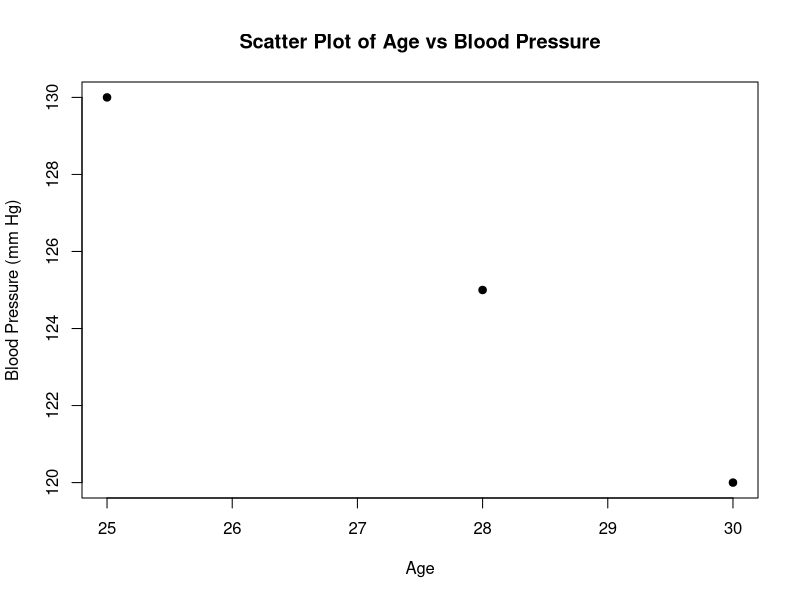
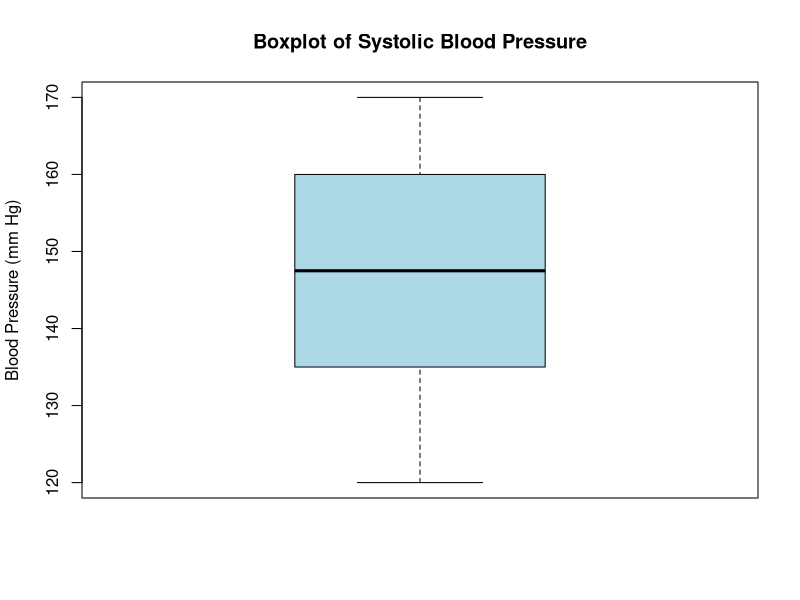
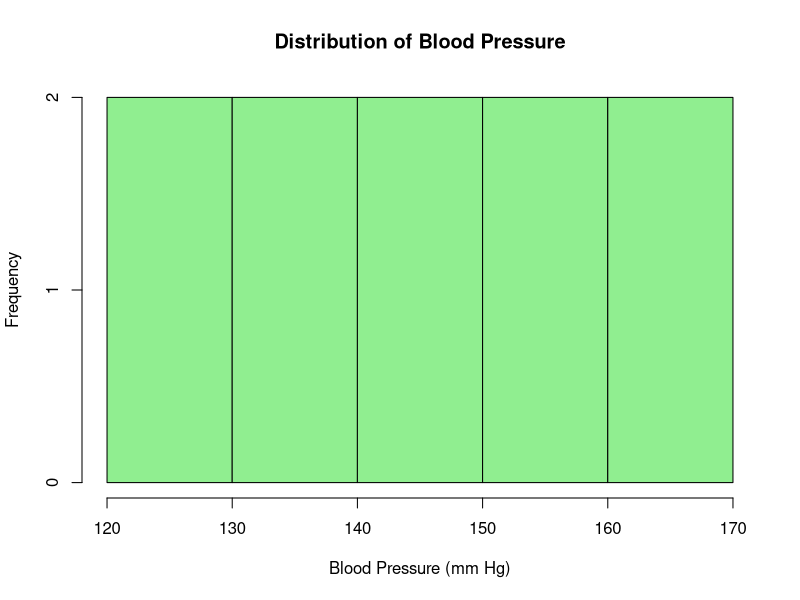
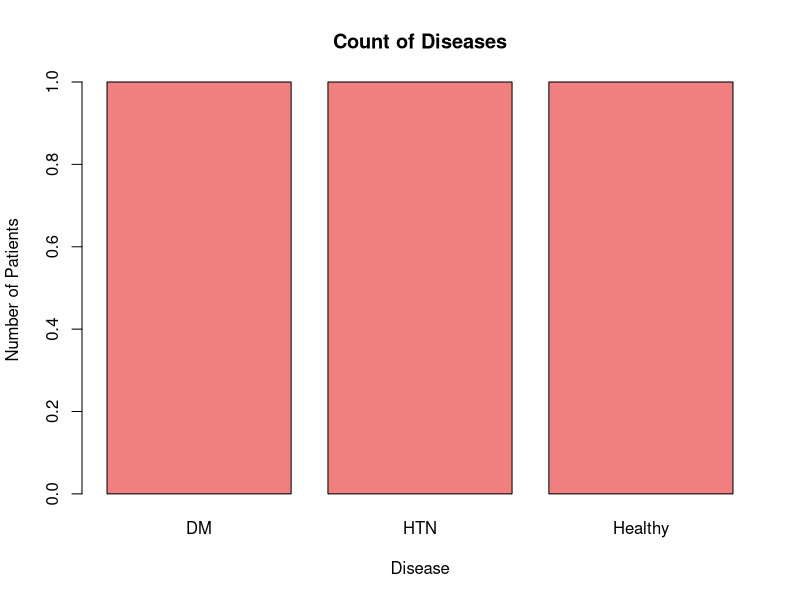
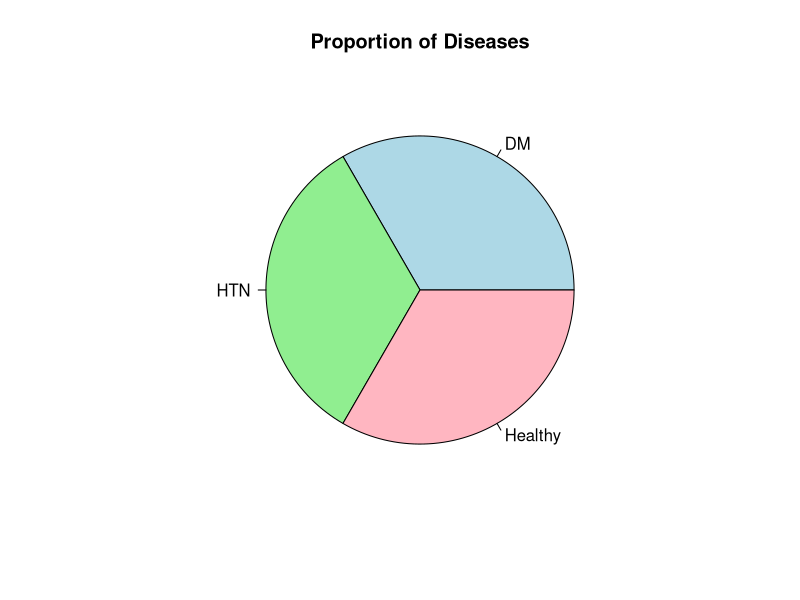

Write the R code that produced these figures, in order.
## ---- chunk 1
3 + 5
12 / 7
## ---- chunk 2
result <- 3 + 5
result
## ---- chunk 3
print(result)
## ---- chunk 4
result <- result * 3.1415
print(result)
## ---- chunk 5
blood_pressure <- c(120, 135, 142, 130, 125)
blood_pressure
## ---- chunk 6
first_reading <- blood_pressure[1]
first_three <- blood_pressure[1:3]

print(first_reading)  # Output: [1] 120
print(first_three)    # Output: [1] 120 135 142
## ---- chunk 7
high_bp <- blood_pressure[blood_pressure > 130]
print(high_bp)  # Output: [1] 135 142 130
## ---- chunk 8
subset_bp <- blood_pressure[blood_pressure > 130 & blood_pressure < 150]
print(subset_bp)  # Output: [1] 135 142
## ---- chunk 9
extreme_bp <- blood_pressure[blood_pressure < 125 | blood_pressure > 160]
print(extreme_bp)  # Output: [1] 120 165 170
## ---- chunk 10
patients <- data.frame(
  ID = c(1, 2, 3),
  Name = c("John", "Alice", "Bob"),
  Age = c(30, 25, 28),
  BloodPressure = c(120, 130, 125)
)

print(patients)
## ---- chunk 11
head(patients)
## ---- chunk 12
head(patients, n = 2)
## ---- chunk 13
data(iris)
head(iris)
## ---- chunk 14
patient_names <- patients$Name
print(patient_names)  # Output: [1] "John" "Alice" "Bob"
## ---- chunk 15
first_patient <- patients[1, ]
print(first_patient)
## ---- chunk 16
patients$BP_Category <- ifelse(patients$BloodPressure > 140, "High", "Normal")
print(patients)
## ---- chunk 17
patients$BP_Category <- NULL
print(patients)
## ---- chunk 18
library(dplyr)

# Filter patients with blood pressure > 125
high_bp_patients <- patients %>%
  filter(BloodPressure > 125)

print(high_bp_patients)
## ---- chunk 19
names_and_age <- patients %>%
  select(Name, Age)

print(names_and_age)
## ---- chunk 20
# Check for missing values in the BloodPressure column
missing_values <- is.na(patients$BloodPressure)
print(missing_values)  # Output: [1] FALSE FALSE FALSE
## ---- chunk 21
# Remove rows with missing values
cleaned_data <- na.omit(patients)
print(cleaned_data)
## ---- chunk 22
# Create a factor for disease type
patients$Disease <- factor(c("Diabetes", "Hypertension", "None"))
levels(patients$Disease)
## ---- chunk 23
# Rename factor levels
levels(patients$Disease) <- c("DM", "HTN", "Healthy")
print(patients$Disease)
## ---- chunk 24
mean_bp <- mean(patients$BloodPressure)
print(mean_bp)
## ---- chunk 25
median_bp <- median(patients$BloodPressure)
print(median_bp)
## ---- chunk 26
# Calculate the mode
mode <- function(x) {
  uniq_vals <- unique(x)
  uniq_vals[which.max(tabulate(match(x, uniq_vals)))]
}

mode_bp <- mode(patients$BloodPressure)
print(mode_bp)
## ---- chunk 27
var_bp <- var(patients$BloodPressure)
print(var_bp)
## ---- chunk 28
sd_bp <- sd(patients$BloodPressure)
print(sd_bp)
## ---- chunk 29
correlation <- cor(patients$Age, patients$BloodPressure)
print(correlation)
## ---- chunk 30
plot(patients$Age, patients$BloodPressure, 
     main = "Scatter Plot of Age vs Blood Pressure",
     xlab

 = "Age",
     ylab = "Blood Pressure (mm Hg)",
     pch = 19)
## ---- chunk 31
blood_pressure <- c(120, 130, 135, 140, 145, 150, 155, 160, 165, 170)

boxplot(blood_pressure, 
        main = "Boxplot of Systolic Blood Pressure",
        ylab = "Blood Pressure (mm Hg)",
        col = "lightblue")
## ---- chunk 32
# Histogram of blood pressure readings
hist(blood_pressure, 
     main = "Distribution of Blood Pressure",
     xlab = "Blood Pressure (mm Hg)",
     col = "lightgreen")
## ---- chunk 33
# Count of diseases
barplot(table(patients$Disease), 
        main = "Count of Diseases",
        xlab = "Disease",
        ylab = "Number of Patients",
        col = "lightcoral")
## ---- chunk 34
# Pie chart of diseases
pie(table(patients$Disease), 
    main = "Proportion of Diseases",
    col = c("lightblue", "lightgreen", "lightpink"))
## ---- chunk 35
# View structure of data frame
str(patients)
## ---- chunk 36
# Summary of the data frame
summary(patients)
## ---- chunk 37
# Summary statistics using dplyr
bp_summary <- patients %>%
  summarise(
    mean_bp = mean(BloodPressure, na.rm = TRUE),
    sd_bp = sd(BloodPressure, na.rm = TRUE)
  )

print(bp_summary)
## ---- chunk 38
# Patient details
patient_details <- data.frame(
  ID = c(1, 2, 3),
  Name = c("John", "Alice", "Bob")
)

# Patient records
patient_records <- data.frame(
  ID = c(1, 3, 4),
  BloodPressure = c(120, 125, 135)
)

# Merge on "ID"
merged_data <- merge(patient_details, patient_records, by = "ID", all = TRUE)
print(merged_data)
## ---- chunk 39
# Save the merged data frame to a CSV file
write.csv(merged_data, "merged_patient_data.csv", row.names = FALSE)
